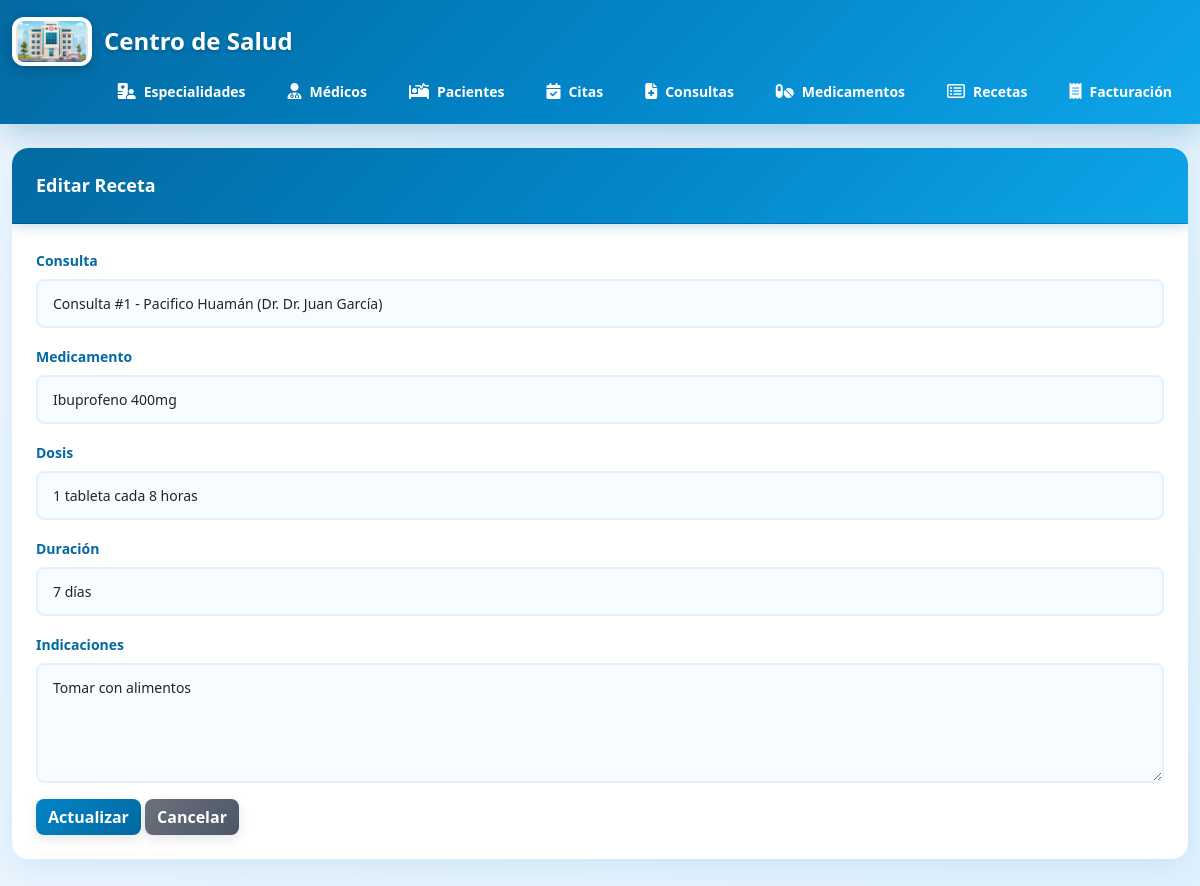
The page /recetas/edit.php?id=1 on the database its author committed.
### tables this page shows
CREATE TABLE recetas (
  id_receta int auto_increment primary key,
  id_consulta int not null,
  id_medicamento int not null,
  dosis varchar(100),
  duracion varchar(50),
  indicaciones text,
  fecha_creacion datetime default current_timestamp,
  foreign key (id_consulta) references consultas(id_consulta) on delete cascade,
  foreign key (id_medicamento) references medicamentos(id_medicamento) on delete restrict
);

CREATE TABLE medicamentos (
  id_medicamento int auto_increment primary key,
  nombre varchar(150) not null,
  principio_activo varchar(150),
  precio decimal(10,2),
  stock int default 0,
  fecha_vencimiento date,
  descripcion text,
  fecha_actualizacion datetime default current_timestamp on update current_timestamp
);

### recetas/edit.php (the view, shortened to what this page needs)
<?php
require_once '../config/database.php';
require_once '../includes/header.php';
$id = $_GET['id'];
$stmt = $pdo->prepare("SELECT * FROM recetas WHERE id_receta = :id");
$stmt->execute([':id' => $id]);
$receta = $stmt->fetch(PDO::FETCH_ASSOC);
$stmtConsultas = $pdo->query("SELECT c.id_consulta, p.nombre as paciente, m.nombre as medico
                               FROM consultas c
                               JOIN pacientes p ON c.id_paciente = p.id_paciente
                               JOIN medicos m ON c.id_medico = m.id_medico
                               ORDER BY c.fecha_hora DESC");
$consultas = $stmtConsultas->fetchAll(PDO::FETCH_ASSOC);
$stmtMedicamentos = $pdo->query("SELECT id_medicamento, nombre FROM medicamentos ORDER BY nombre");
$medicamentos = $stmtMedicamentos->fetchAll(PDO::FETCH_ASSOC);
?>
<div class="card">
    <div class="card-header">Editar Receta</div>
    <div class="card-body">
        <form action="update.php" method="POST">
            <div class="mb-3">
                <label class="form-label">Consulta</label>
                <select name="id_consulta" class="form-control" required>
                    <?php foreach ($consultas as $consulta): ?>
                    <option value="<?= $consulta['id_consulta'] ?>" <?php if ($consulta['id_consulta'] == $receta['id_consulta']) echo 'selected'; ?>>
                        Consulta #<?= $consulta['id_consulta'] ?> - <?= $consulta['paciente'] ?> (Dr. <?= $consulta['medico'] ?>)
                    </option>
                    <?php endforeach; ?>
                </select>
            </div>
            <div class="mb-3">
                <label class="form-label">Medicamento</label>
                <select name="id_medicamento" class="form-control" required>
                    <?php foreach ($medicamentos as $medicamento): ?>
                    <option value="<?= $medicamento['id_medicamento'] ?>" <?php if ($medicamento['id_medicamento'] == $receta['id_medicamento']) echo 'selected'; ?>>
                        <?= $medicamento['nombre'] ?>
                    </option>
                    <?php endforeach; ?>
                </select>
            </div>
            <div class="mb-3">
                <label class="form-label">Dosis</label>
                <input type="text" name="dosis" class="form-control" value="<?= $receta['dosis'] ?>" required>
            </div>
            <div class="mb-3">
                <label class="form-label">Duración</label>
                <input type="text" name="duracion" class="form-control" value="<?= $receta['duracion'] ?>" required>
            </div>
            <div class="mb-3">
                <label class="form-label">Indicaciones</label>
                <textarea name="indicaciones" class="form-control" rows="3"><?= $receta['indicaciones'] ?></textarea>
            </div>
            <button type="submit" class="btn btn-warning">Actualizar</button>
            <a href="index.php" class="btn btn-secondary">Cancelar</a>
        </form>
    </div>
</div>
<?php require_once '../includes/footer.php'; ?>

### public/css/style.css (style rules this page uses)
* { margin: 0; padding: 0; box-sizing: border-box; }
body { background: linear-gradient(135deg, #f0f7ff 0%, #e0f2fe 100%); font-family: 'Segoe UI', Tahoma, Geneva, Verdana, sans-serif; min-height: 100vh; }
.card { border: none !important; border-radius: 16px; box-shadow: 0 8px 32px rgba(3, 105, 161, 0.1); margin-bottom: 30px; overflow: hidden; background: white; }
.card-header { background: linear-gradient(135deg, #0369A1 0%, #0284C7 50%, #0EA5E9 100%) !important; color: white !important; border-radius: 16px 16px 0 0 !important; padding: 24px !important; font-weight: 600; font-size: 18px; box-shadow: 0 4px 12px rgba(3, 105, 161, 0.2); }
.card-body { padding: 24px; }
.btn { border-radius: 8px; font-weight: 600; transition: all 0.3s ease; box-shadow: 0 4px 12px rgba(0, 0, 0, 0.1); }
.btn-warning { background: linear-gradient(135deg, #0284C7 0%, #0369A1 100%) !important; border: none !important; color: white !important; }
.btn-secondary { background: linear-gradient(135deg, #6b7280 0%, #4b5563 100%) !important; border: none !important; color: white !important; }
.form-control { border-radius: 8px; border: 2px solid #E0F2FE !important; padding: 12px 15px; font-size: 14px; transition: all 0.3s ease; background-color: #F8FBFF; }
textarea.form-control { resize: vertical; min-height: 120px; }
.form-label { font-weight: 600; color: #0369A1; margin-bottom: 8px; font-size: 14px; }
.mb-3 { margin-bottom: 20px; }

### rows shown on the page
recetas: id_consulta "Consulta #1 - Pacifico Huamán (Dr. Dr. Juan García)", id_medicamento "Ibuprofeno 400mg", dosis "1 tableta cada 8 horas", duracion "7 días", indicaciones "Tomar con alimentos"
